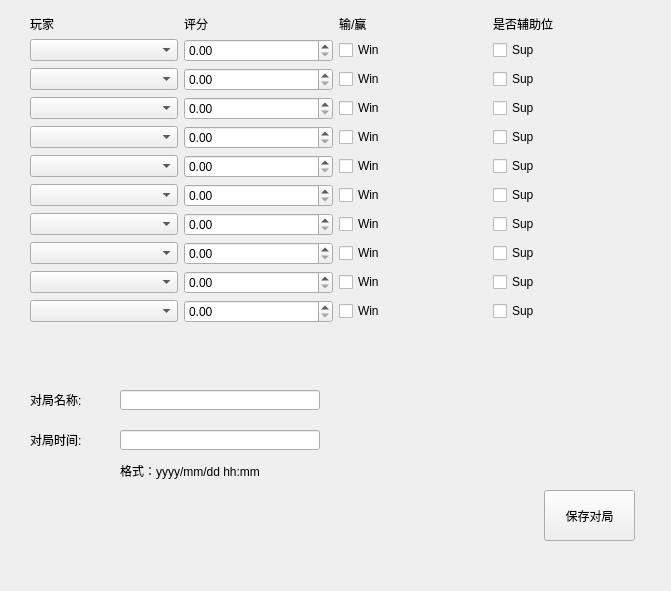
<?xml version="1.0" encoding="UTF-8"?>
<ui version="4.0">
 <class>AddGamePage</class>
 <widget class="QWidget" name="AddGamePage">
  <property name="geometry">
   <rect>
    <x>0</x>
    <y>0</y>
    <width>671</width>
    <height>591</height>
   </rect>
  </property>
  <property name="windowTitle">
   <string>Form</string>
  </property>
  <widget class="QLineEdit" name="gameName">
   <property name="enabled">
    <bool>true</bool>
   </property>
   <property name="geometry">
    <rect>
     <x>120</x>
     <y>390</y>
     <width>200</width>
     <height>20</height>
    </rect>
   </property>
  </widget>
  <widget class="QPushButton" name="saveGameBtn">
   <property name="geometry">
    <rect>
     <x>544</x>
     <y>490</y>
     <width>91</width>
     <height>51</height>
    </rect>
   </property>
   <property name="text">
    <string>保存对局</string>
   </property>
  </widget>
  <widget class="QWidget" name="verticalLayoutWidget">
   <property name="geometry">
    <rect>
     <x>30</x>
     <y>15</y>
     <width>611</width>
     <height>361</height>
    </rect>
   </property>
   <layout class="QVBoxLayout" name="verticalLayout">
    <item>
     <layout class="QHBoxLayout" name="line0">
      <item>
       <widget class="QLabel" name="label">
        <property name="text">
         <string>玩家</string>
        </property>
       </widget>
      </item>
      <item>
       <widget class="QLabel" name="label_2">
        <property name="text">
         <string>评分</string>
        </property>
       </widget>
      </item>
      <item>
       <widget class="QLabel" name="label_3">
        <property name="text">
         <string>输/赢</string>
        </property>
       </widget>
      </item>
      <item>
       <widget class="QLabel" name="label_4">
        <property name="text">
         <string>是否辅助位</string>
        </property>
       </widget>
      </item>
     </layout>
    </item>
    <item>
     <layout class="QHBoxLayout" name="line1">
      <item>
       <widget class="QComboBox" name="player_1"/>
      </item>
      <item>
       <widget class="QDoubleSpinBox" name="score_1"/>
      </item>
      <item>
       <widget class="QCheckBox" name="isWin_1">
        <property name="text">
         <string>Win</string>
        </property>
       </widget>
      </item>
      <item>
       <widget class="QCheckBox" name="isSup_1">
        <property name="text">
         <string>Sup</string>
        </property>
       </widget>
      </item>
     </layout>
    </item>
    <item>
     <layout class="QHBoxLayout" name="line2">
      <item>
       <widget class="QComboBox" name="player_2"/>
      </item>
      <item>
       <widget class="QDoubleSpinBox" name="score_2"/>
      </item>
      <item>
       <widget class="QCheckBox" name="isWin_2">
        <property name="text">
         <string>Win</string>
        </property>
       </widget>
      </item>
      <item>
       <widget class="QCheckBox" name="isSup_2">
        <property name="text">
         <string>Sup</string>
        </property>
       </widget>
      </item>
     </layout>
    </item>
    <item>
     <layout class="QHBoxLayout" name="line3">
      <item>
       <widget class="QComboBox" name="player_3"/>
      </item>
      <item>
       <widget class="QDoubleSpinBox" name="score_3"/>
      </item>
      <item>
       <widget class="QCheckBox" name="isWin_3">
        <property name="text">
         <string>Win</string>
        </property>
       </widget>
      </item>
      <item>
       <widget class="QCheckBox" name="isSup_3">
        <property name="text">
         <string>Sup</string>
        </property>
       </widget>
      </item>
     </layout>
    </item>
    <item>
     <layout class="QHBoxLayout" name="line4">
      <item>
       <widget class="QComboBox" name="player_4"/>
      </item>
      <item>
       <widget class="QDoubleSpinBox" name="score_4"/>
      </item>
      <item>
       <widget class="QCheckBox" name="isWin_4">
        <property name="text">
         <string>Win</string>
        </property>
       </widget>
      </item>
      <item>
       <widget class="QCheckBox" name="isSup_4">
        <property name="text">
         <string>Sup</string>
        </property>
       </widget>
      </item>
     </layout>
    </item>
    <item>
     <layout class="QHBoxLayout" name="line5">
      <item>
       <widget class="QComboBox" name="player_5"/>
      </item>
      <item>
       <widget class="QDoubleSpinBox" name="score_5"/>
      </item>
      <item>
       <widget class="QCheckBox" name="isWin_5">
        <property name="text">
         <string>Win</string>
        </property>
       </widget>
      </item>
      <item>
       <widget class="QCheckBox" name="isSup_5">
        <property name="text">
         <string>Sup</string>
        </property>
       </widget>
      </item>
     </layout>
    </item>
    <item>
     <layout class="QHBoxLayout" name="line6">
      <item>
       <widget class="QComboBox" name="player_6"/>
      </item>
      <item>
       <widget class="QDoubleSpinBox" name="score_6"/>
      </item>
      <item>
       <widget class="QCheckBox" name="isWin_6">
        <property name="text">
         <string>Win</string>
        </property>
       </widget>
      </item>
      <item>
       <widget class="QCheckBox" name="isSup_6">
        <property name="text">
         <string>Sup</string>
        </property>
       </widget>
      </item>
     </layout>
    </item>
    <item>
     <layout class="QHBoxLayout" name="line7">
      <item>
       <widget class="QComboBox" name="player_7"/>
      </item>
      <item>
       <widget class="QDoubleSpinBox" name="score_7"/>
      </item>
      <item>
       <widget class="QCheckBox" name="isWin_7">
        <property name="text">
         <string>Win</string>
        </property>
       </widget>
      </item>
      <item>
       <widget class="QCheckBox" name="isSup_7">
        <property name="text">
         <string>Sup</string>
        </property>
       </widget>
      </item>
     </layout>
    </item>
    <item>
     <layout class="QHBoxLayout" name="line8">
      <item>
       <widget class="QComboBox" name="player_8"/>
      </item>
      <item>
       <widget class="QDoubleSpinBox" name="score_8"/>
      </item>
      <item>
       <widget class="QCheckBox" name="isWin_8">
        <property name="text">
         <string>Win</string>
        </property>
       </widget>
      </item>
      <item>
       <widget class="QCheckBox" name="isSup_8">
        <property name="text">
         <string>Sup</string>
        </property>
       </widget>
      </item>
     </layout>
    </item>
    <item>
     <layout class="QHBoxLayout" name="line9">
      <item>
       <widget class="QComboBox" name="player_9"/>
      </item>
      <item>
       <widget class="QDoubleSpinBox" name="score_9"/>
      </item>
      <item>
       <widget class="QCheckBox" name="isWin_9">
        <property name="text">
         <string>Win</string>
        </property>
       </widget>
      </item>
      <item>
       <widget class="QCheckBox" name="isSup_9">
        <property name="text">
         <string>Sup</string>
        </property>
       </widget>
      </item>
     </layout>
    </item>
    <item>
     <layout class="QHBoxLayout" name="line10">
      <item>
       <widget class="QComboBox" name="player_10"/>
      </item>
      <item>
       <widget class="QDoubleSpinBox" name="score_10"/>
      </item>
      <item>
       <widget class="QCheckBox" name="isWin_10">
        <property name="text">
         <string>Win</string>
        </property>
       </widget>
      </item>
      <item>
       <widget class="QCheckBox" name="isSup_10">
        <property name="text">
         <string>Sup</string>
        </property>
       </widget>
      </item>
     </layout>
    </item>
    <item>
     <spacer name="verticalSpacer">
      <property name="orientation">
       <enum>Qt::Vertical</enum>
      </property>
      <property name="sizeHint" stdset="0">
       <size>
        <width>20</width>
        <height>40</height>
       </size>
      </property>
     </spacer>
    </item>
   </layout>
  </widget>
  <widget class="QLabel" name="gameLabel">
   <property name="geometry">
    <rect>
     <x>30</x>
     <y>390</y>
     <width>100</width>
     <height>20</height>
    </rect>
   </property>
   <property name="text">
    <string>对局名称:</string>
   </property>
  </widget>
  <widget class="QLabel" name="gameLabel_2">
   <property name="geometry">
    <rect>
     <x>30</x>
     <y>430</y>
     <width>100</width>
     <height>20</height>
    </rect>
   </property>
   <property name="text">
    <string>对局时间:</string>
   </property>
  </widget>
  <widget class="QLineEdit" name="gameTime">
   <property name="enabled">
    <bool>true</bool>
   </property>
   <property name="geometry">
    <rect>
     <x>120</x>
     <y>430</y>
     <width>200</width>
     <height>20</height>
    </rect>
   </property>
  </widget>
  <widget class="QLabel" name="label_5">
   <property name="geometry">
    <rect>
     <x>120</x>
     <y>460</y>
     <width>201</width>
     <height>21</height>
    </rect>
   </property>
   <property name="text">
    <string>格式：yyyy/mm/dd hh:mm</string>
   </property>
  </widget>
 </widget>
 <resources/>
 <connections/>
</ui>
